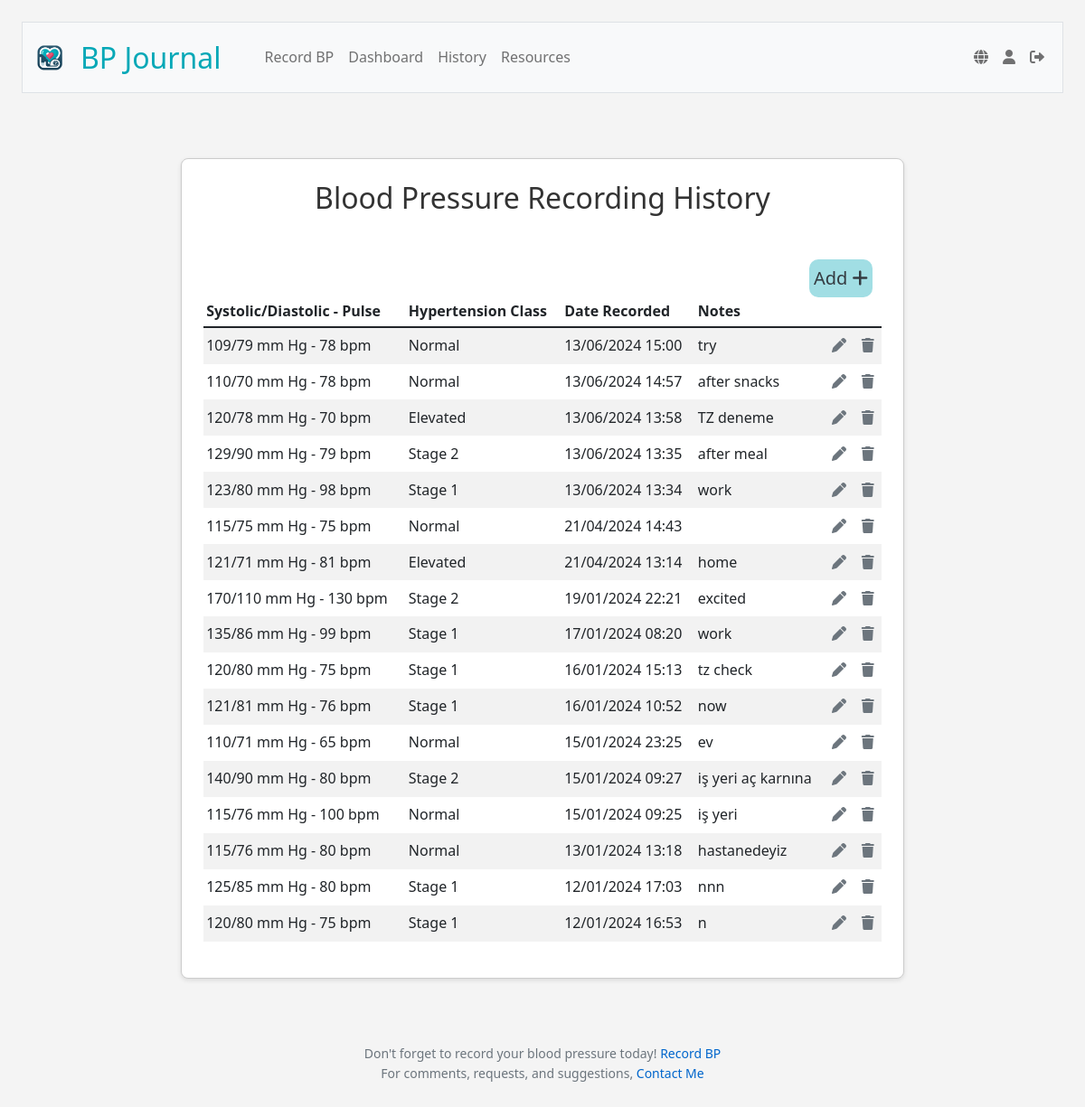
The page /history (signed in) on the database as committed earlier.
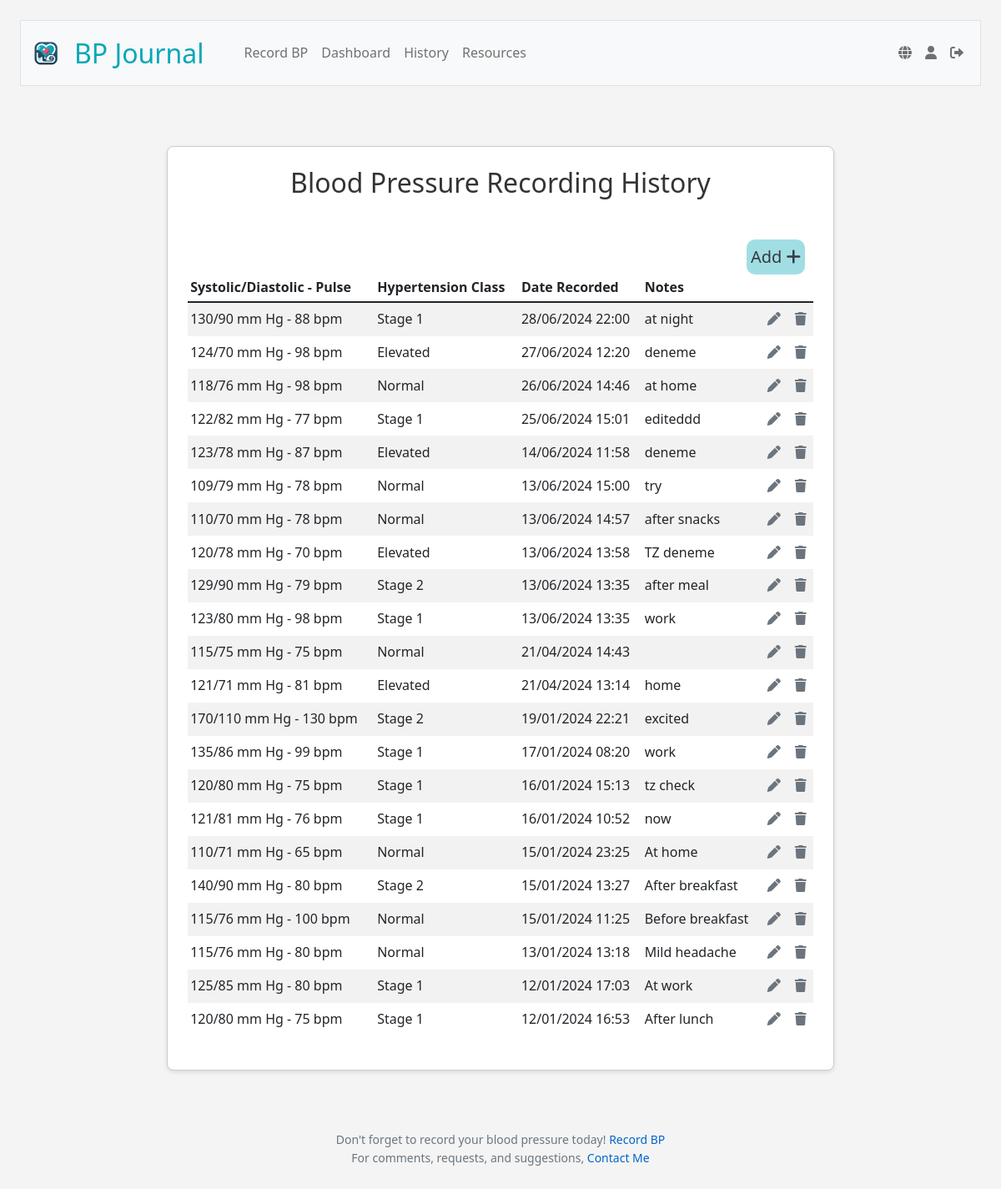
The same page on the database as committed later.
### tables this page shows
CREATE TABLE blood_pressure_readings (
id INTEGER PRIMARY KEY AUTOINCREMENT NOT NULL,
user_id INTEGER NOT NULL,
systolic INTEGER NOT NULL,
diastolic INTEGER NOT NULL,
pulse INTEGER,
reading_date DATETIME DEFAULT CURRENT_TIMESTAMP,
notes TEXT,
FOREIGN KEY (user_id) REFERENCES users (id));

### app.py (the view)
@app.route("/history", methods=["GET", "POST"])
@login_required
def history():
    data=g.language_data['history']
    if request.method == "POST":
        if "edit_record" in request.form:
            record_id = request.form.get("record_id")
            return redirect(url_for('edit', id=record_id))
        elif "remove_record" in request.form:
            record_id = request.form.get("record_id")
            try:
                db.execute("DELETE FROM blood_pressure_readings WHERE id = ?", record_id)
                flash(data['removeSuccess'], 'success')
                return redirect("/history")
            except Exception as e:
                flash(f"{data['removeFail']} {e}", 'danger')
                return redirect("/history")
    else:
        user_id = session["user_id"]
        user_timezone = db.execute("SELECT timezone FROM users WHERE id = ?", user_id)[0]['timezone']
        user_tz = pytz.timezone(user_timezone)
        recording_rows = db.execute("""
                                    SELECT *
                                    FROM blood_pressure_readings
                                    WHERE user_id = ?
                                    ORDER BY reading_date DESC
        """, user_id)
        for row in recording_rows:
            row["classification"] = classify_bp(row["systolic"], row["diastolic"])
            utc_time = row["reading_date"]
            try:
                local_time = pytz.utc.localize(datetime.strptime(utc_time, '%Y-%m-%d %H:%M:%S')).astimezone(user_tz)
                row["reading_date"] = local_time.strftime('%d/%m/%Y %H:%M')
            except Exception:
                row["reading_date"] = utc_time
    return render_template("history.html", classes=g.language_data['classes'], history=recording_rows, data=data)

### app.py (called while the page is built)
@app.before_request
def load_language_data():
    if 'language' not in session:
        session['language'] = 'en'
    user_lang = session['language']
    with open(f'languages/{user_lang}.json', 'r') as file:
        g.language_data = json.load(file)
    g.language_data['current_lang'] = user_lang

@app.after_request
def after_request(response):
    response.headers["Cache-Control"] = "no-cache, no-store, must-revalidate"
    response.headers["Expires"] = 0
    response.headers["Pragma"] = "no-cache"
    return response

@app.context_processor
def inject_layout_data():
    return dict(layout_data=g.language_data['layout'])

@app.context_processor
def inject_user_details():
    if 'user_id' in session:
        user_id = session['user_id']
        user_info = db.execute("SELECT username FROM users WHERE id = ?", user_id)
        if user_info:
            username = user_info[0]['username']
        else:
            username = None
    else:
        username = None
    return {'username': username}

### helpers.py (called while the page is built)
def classify_bp(systolic, diastolic):
    if systolic < 120 and diastolic < 80:
        return "Normal"
    elif 120 <= systolic < 130 and diastolic < 80:
        return "Elevated"
    elif 130 <= systolic < 140 or 80 <= diastolic < 90:
        return "High1"
    elif 140 <= systolic or 90 <= diastolic:
        return "High2"
    else:
        return "Crisis"

def login_required(f):
    @wraps(f)
    def decorated_function(*args, **kwargs):
        if session.get("user_id") is None:
            return redirect("/login")
        return f(*args, **kwargs)
    return decorated_function

### templates/history.html (shortened to what this page needs)
{% extends "layout.html" %}
{% block main %}
    <div class="section">
        <h2>{{ data.heading }}</h2>
        <a class="add-record-button" href="/record" title="{{ layout_data.recordReading }}">
            {{ data.recordReading }} <i class="fas fa-plus icon"></i>
        </a>
        <link rel="stylesheet" href="https://cdnjs.cloudflare.com/ajax/libs/font-awesome/6.0.0-beta3/css/all.min.css">
        <table class="table table-striped">
            <thead>
                <tr>
                    <th class="text-start">{{ data.combined }}</th>
                    <th class="text-start">{{ data.readingClassification }}</th>
                    <th class="text-start">{{ data.dateRecorded }}</th>
                    <th class="text-start">{{ data.notes }}</th>
                    <th class="text-start"></th>
                    <th class="text-start"></th>
                </tr>
            </thead>
            <tbody>
                {% for row in history %}
                <tr>
                    <td class="text-start">{{ row.systolic }}/{{ row.diastolic }} mm Hg - {{ row.pulse }} bpm</td>
                    <td class="text-start">{{ classes[row.classification] }}</td>
                    <td class="text-start">{{ row.reading_date }}</td>
                    <td class="text-start">{{ row.notes }}</td>
                    <td>
                    <form action="/history" method="POST" style="display:inline;">
                        <button type="submit" name="edit_record" class="icon-btn" title="{{ data.editRecording }}">
                            <i class="fas fa-pen"></i>
                        </button>
                    </form>
                    </td>
                    <td>
                    <form action="/history" method="POST" style="display:inline;">
                        <button type="submit" name="remove_record" class="icon-btn" title="{{ data.removeRecording }}">
                            <i class="fas fa-trash"></i>
                        </button>
                    </form>
                    </td>
                </tr>
                {% endfor %}
            </tbody>
        </table>
    </div>
{% endblock %}

### templates/layout.html (shortened to what this page needs)
<!DOCTYPE html>
<html lang="en">
    <head>
        <link href="https://cdn.jsdelivr.net/npm/bootstrap@5.1.3/dist/css/bootstrap.min.css" rel="stylesheet">
        <link href="/static/styles.css" rel="stylesheet">
        <link rel="stylesheet" href="https://cdnjs.cloudflare.com/ajax/libs/font-awesome/6.0.0-beta3/css/all.min.css">
    </head>
    <body>
        <nav class="bg-light border navbar navbar-expand-md navbar-light">
            <div class="container-fluid">
                <a class="navbar-brand" href="/"><img src="/static/icon.png" height="40px" width="40px"  alt="App Icon"><span class="blue">{{ layout_data.navbarBrand }}</span></a>
                <div class="collapse navbar-collapse" id="navbar">
                    {% if session["user_id"] %}
                        <ul class="navbar-nav me-auto">
                            <li class="nav-item"><a class="nav-link" href="/record">{{ layout_data.recordReading }}</a></li>
                            <li class="nav-item"><a class="nav-link" href="/dashboard">{{ layout_data.dashboard }}</a></li>
                            <li class="nav-item"><a class="nav-link" href="/history">{{ layout_data.history }}</a></li>
                            <li class="nav-item"><a class="nav-link" href="/resources">{{ layout_data.resources }}</a></li>
                        </ul>
                        <ul class="navbar-nav ms-auto" id="navProfileLogOutLinks">
                            <li class="nav-item">
                                <a class="nav-link" href="/toggle_language" class="nav-link" title="{% if session.get('language', 'tr') == 'tr' %}English{% else %}Türkçe{% endif %}">
                                    <i class="fas fa-globe"></i>
                                </a>
                            </li>
                            <li class="nav-item">
                                <a class="nav-link" href="/profile" title="{{ username }}">
                                    <i class="fas fa-user"></i>
                                </a>
                            </li>
                            <li class="nav-item">
                                <a class="nav-link" href="/logout" title="{{ layout_data.logOut }}">
                                    <i class="fas fa-sign-out-alt"></i>
                                </a>
                            </li>
                        </ul>
                    {% endif %}
                </div>
            </div>
        </nav>
        <main class="container-fluid py-5 text-center">
            {% block main %}{% endblock %}
        </main>
        <footer class="mb-5 small text-center text-muted">
            {% if session["user_id"] %}
                {{ layout_data.footerTextA }} <a href="/record">{{ layout_data.footerTextB }}</a> <br>
            {% endif %}
                {{ layout_data.footerTextC }} <a href="mailto:dryelissatomic@gmail.com">{{ layout_data.footerTextD }}</a>
        </footer>
    </body>
</html>

### static/styles.css (style rules this page uses)
body { background-color: #f4f4f4; color: #333; font-family: 'Segoe UI', Arial, sans-serif; line-height: 1.6; margin: 0; padding: 1.5em; }
h2, h3, h4, h5 { margin-bottom: 1.5em; text-align: center; }
h2 { font-size: 2em; }
p, li, a { font-size: 1em; text-align: justify; }
p, li { margin-bottom: .75em; }
a { color: #0066cc; text-decoration: none; }
ul, ol { margin-bottom: 1em; margin-left: 1.5em; }
.section { background-color: #ffffff; border: 1px solid #ccc; border-radius: .5em; box-shadow: 0 2px 5px rgba(0,0,0,0.1); padding: 1.5em; margin: 1.5em auto; margin-left: auto; margin-right: auto; max-width: 800px; }
.table>:not(caption)>*>* { border-bottom-width: 0px; padding: .2rem .2rem; vertical-align: middle; }
.text-center { text-align: center; }
nav .navbar-brand { font-size: xx-large; vertical-align: middle; display: flex; align-items: center; }
nav .navbar-brand img { height: 36px; width: auto; vertical-align: middle; }
nav .navbar-brand .blue { color: #06a8b7; margin-left: .5em; }
.navbar-nav { display: flex; justify-content: space-between; align-items: center; }
.navbar-nav .nav-item { width: max-content; }
.navbar-nav .nav-link, .navbar-nav .nav-item { margin-bottom: 0 !important; align-items: center; }
.add-record-button { background: #06a8b760; border: none; border-left: .5em; border-radius: .5em; color: #343a40; cursor: pointer; float: right; font-size: 1.25em; margin: 0; margin-left: .5em; margin-right: .5em; padding: .25em; transition-duration: .3s; }
.icon-btn { background: none; border: none; border-radius: .25em; color: #6c757d; cursor: pointer; font-size: 1em; padding: .25em; margin: 0; transition: .3s; }

Rows that differ between the two databases and show on the page:
added blood_pressure_readings: systolic "130", diastolic "90", pulse "88", classes "Stage 1", reading_date "28/06/2024 22:00", notes "at night"
added blood_pressure_readings: systolic "124", diastolic "70", pulse "98", classes "Elevated", reading_date "27/06/2024 12:20", notes "deneme"
added blood_pressure_readings: systolic "118", diastolic "76", pulse "98", classes "Normal", reading_date "26/06/2024 14:46", notes "at home"
added blood_pressure_readings: systolic "122", diastolic "82", pulse "77", classes "Stage 1", reading_date "25/06/2024 15:01", notes "editeddd"
added blood_pressure_readings: systolic "123", diastolic "78", pulse "87", classes "Elevated", reading_date "14/06/2024 11:58", notes "deneme"
changed blood_pressure_readings (number 10 of 22 on the later page): reading_date "13/06/2024 13:34" → "13/06/2024 13:35"
changed blood_pressure_readings: notes "ev" → "At home"
changed blood_pressure_readings: reading_date "15/01/2024 09:27" → "15/01/2024 13:27"; notes "iş yeri aç karnına" → "After breakfast"
changed blood_pressure_readings: reading_date "15/01/2024 09:25" → "15/01/2024 11:25"; notes "iş yeri" → "Before breakfast"
changed blood_pressure_readings: notes "hastanedeyiz" → "Mild headache"
changed blood_pressure_readings: notes "nnn" → "At work"
changed blood_pressure_readings: notes "n" → "After lunch"
